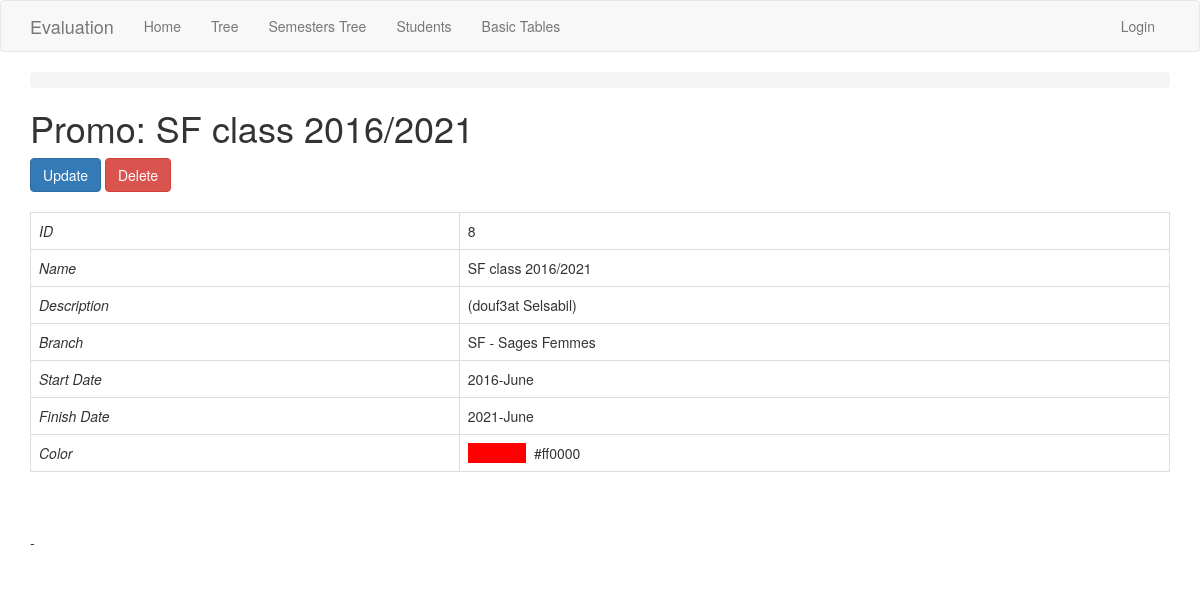
The app's page /promo/8/, older data.
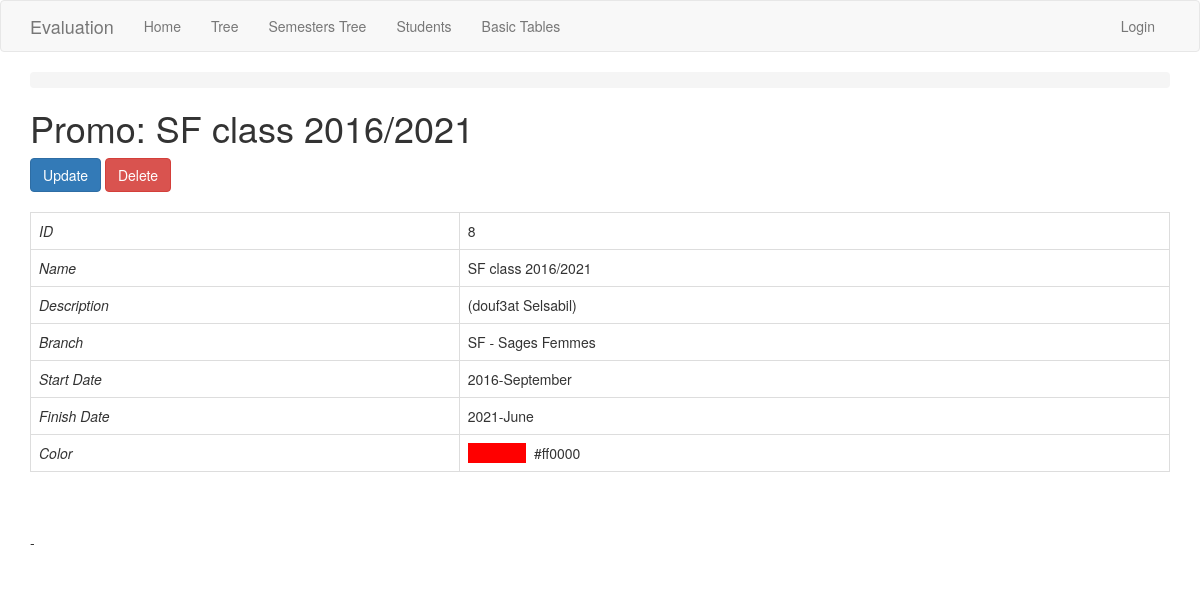
The same page, newer data.
### app/models.py (models this page shows, shortened)
class Promo(db.Model):
    id = db.Column(db.Integer, primary_key=True)
    name = db.Column(db.String(250), index=True, unique=True)
    display_name = db.Column(db.String(250))
    start_date = db.Column(db.Date)
    finish_date = db.Column(db.Date)
    color = db.Column(db.String(50))
    branch_id = db.Column(db.Integer, db.ForeignKey('branch.id'))
    sessions = db.relationship('Session', backref='promo')
    annual_session = db.relationship('AnnualSession', back_populates='promo')
    def get_color(self):
        return '#333333' if self.color == None or self.color == '' else self.color

### app/routesBasicTables.py (the view)
@app.route('/promo/<int:id>/', methods=['GET', 'POST'])
@register_breadcrumb(app, '.basic.promo.view', 'View')
def promo_view(id):
    promo = Promo.query.get_or_404(id)
    return render_template('basic-forms/promo/view.html', title='Promo View', promo=promo)

### app/templates/basic-forms/promo/view.html (shortened to what this page needs)
{% extends "base.html" %}
{% block app_content %}
    <h1>Promo: {{promo.name}}</h1>
    <div>
        <a class="btn btn-primary" href="{{ url_for('promo_update', id=promo.id) }}">Update</a>
        <button class="btn btn-danger"
            data-href="{{url_for('promo_delete', id=promo.id)}}"
            data-toggle="modal" data-target="#confirm-delete">
            Delete
        </button>
    </div>
    <div>
        <table class="table table-bordered">
          <tr><td><i>ID</i></td> <td>{{promo.id}}</td></tr>
          <tr><td><i>Name</i></td> <td>{{promo.name}}</td></tr>
          <tr><td><i>Description</i></td> <td>{{promo.display_name}}</td></tr>
          <tr>
            <td><i>Branch</i></td>
            {% if promo.branch != None %}
            <td>{{ promo.branch.name + " - " + promo.branch.description | replace('None', '') }}</td>
            {% else %}
            <td>{{ promo.branch.name }}</td>
            {% endif %}
          </tr>
          <tr><td><i>Start Date</i></td> <td>
            {% if promo.start_date != None %}
              {{promo.start_date.strftime('%Y-%B') | replace('None', '')}}
            {% endif %}
          </td></tr>
          <tr><td><i>Finish Date</i></td> <td>
            {% if promo.finish_date != None %}
              {{promo.finish_date.strftime('%Y-%B') | replace('None', '')}}
            {% endif %}
          </td></tr>
          <tr>
            <td><i>Color</i></td>
            <td>
              <span style="background-color: {{ promo.get_color() }};"
              >               </span>  {{ promo.get_color() }}
            </td></tr>
        </table>
      - </br>
    </div>
{% endblock %}

Row changes from the older to the newer data that the page shows:
changed Promo "(douf3at Selsabil)": start_date "2016-June" → "2016-September"
